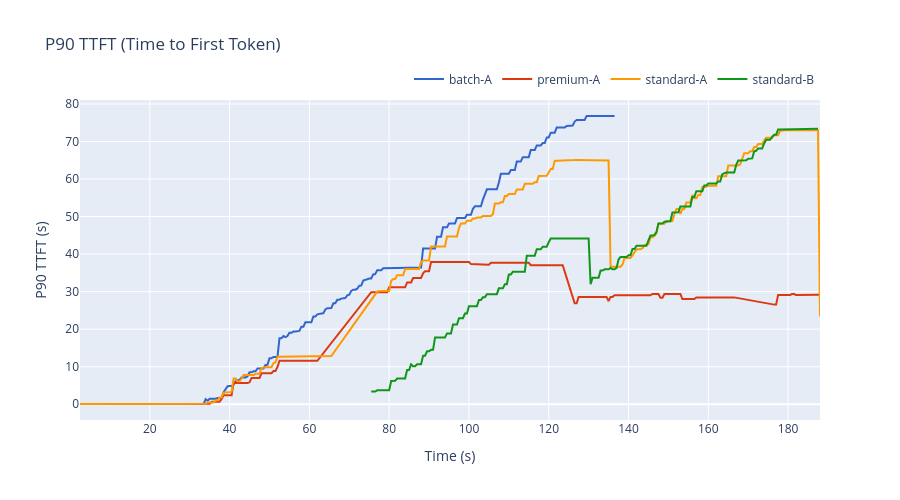

The notebook cell saved with this chart:
### Markdown cell above
## P90 TTFT (Time to First Token)

Line chart showing the 90th percentile time to first token for each tenant.

### Code cell
# Create line chart for P90 TTFT
fig = go.Figure()

# Add a trace for each tenant
for i, tenant in enumerate(tenants):
    tenant_data = df[df['tenant'] == tenant].sort_values('t')
    # Filter out NaN values for p90_ttft
    tenant_data_filtered = tenant_data[tenant_data['p90_ttft'].notna()]
    
    fig.add_trace(go.Scatter(
        x=tenant_data_filtered['t'],
        y=tenant_data_filtered['p90_ttft'],
        name=tenant,
        mode='lines',
        line=dict(width=2, color=colors[i % len(colors)])
    ))

# Update layout
fig.update_layout(
    title="P90 TTFT (Time to First Token)",
    xaxis_title="Time (s)",
    yaxis_title="P90 TTFT (s)",
    hovermode="x unified",
    legend=dict(
        orientation="h",
        yanchor="bottom",
        y=1.02,
        xanchor="right",
        x=1
    ),
    height=500
)

# Store figure for export
figures['p90_ttft'] = fig

fig.show()

### Figure 1 — Plotly figure (JSON) as saved in the notebook; plotly's stock layout.template omitted (floating-point values rounded to 4 significant figures; data arrays with more than 128 entries replaced by an {"elided": "..."} marker saying what was removed)
{"data": [{"line": {"color": "#3366CC", "width": 2}, "mode": "lines", "name": "batch-A", "x": {"elided": "210 float values"}, "y": {"elided": "210 float values"}, "type": "scatter"}, {"line": {"color": "#DC3912", "width": 2}, "mode": "lines", "name": "premium-A", "x": {"elided": "319 float values"}, "y": {"elided": "319 float values"}, "type": "scatter"}, {"line": {"color": "#FF9900", "width": 2}, "mode": "lines", "name": "standard-A", "x": {"elided": "350 float values"}, "y": {"elided": "350 float values"}, "type": "scatter"}, {"line": {"color": "#109618", "width": 2}, "mode": "lines", "name": "standard-B", "x": {"elided": "225 float values"}, "y": {"elided": "225 float values"}, "type": "scatter"}], "layout": {"legend": {"orientation": "h", "yanchor": "bottom", "y": 1.02, "xanchor": "right", "x": 1}, "title": {"text": "P90 TTFT (Time to First Token)"}, "xaxis": {"title": {"text": "Time (s)"}}, "yaxis": {"title": {"text": "P90 TTFT (s)"}}, "hovermode": "x unified", "height": 500}}
